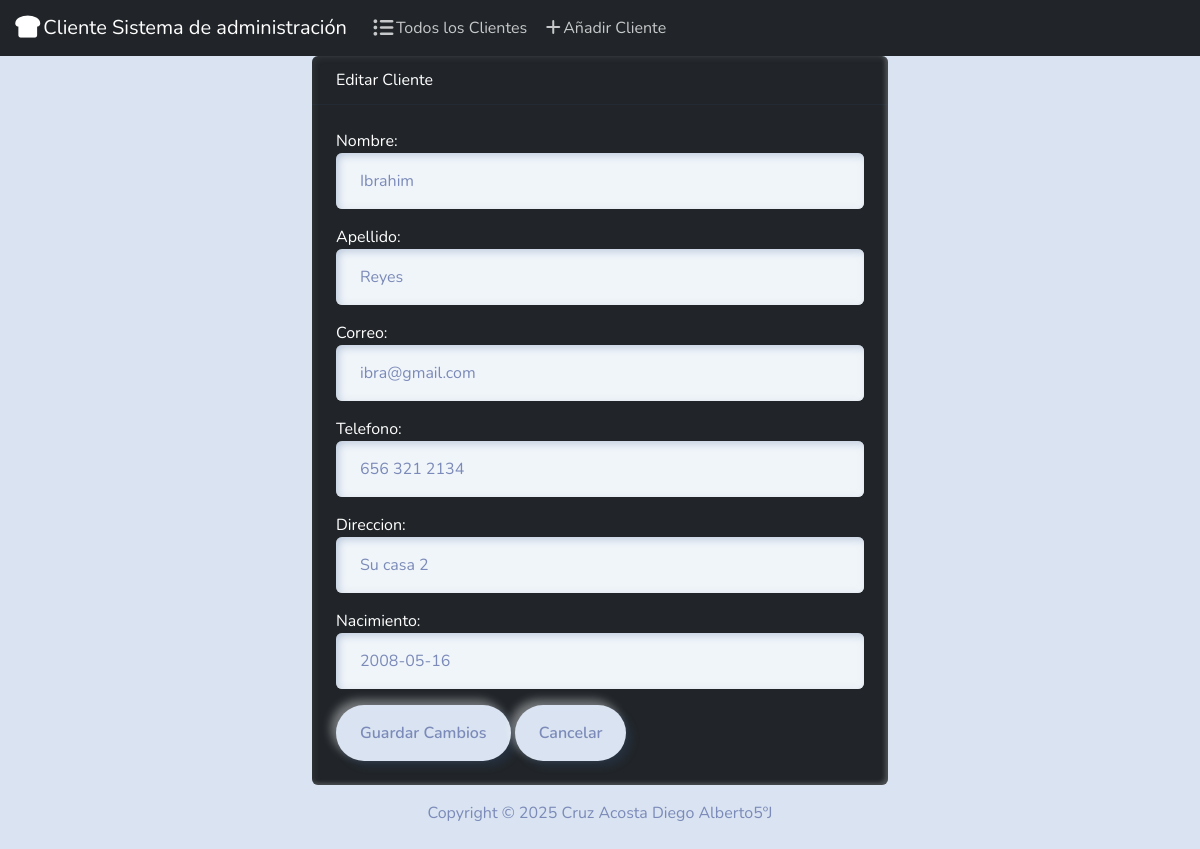
Page /edit/6/ on the committed database.
### cliente/models.py (models this page shows, shortened)
class Cliente(models.Model):
    nombre = models.CharField(max_length=100)
    apellido = models.CharField(max_length=100)
    correo = models.EmailField()
    telefono = models.CharField(max_length=20)
    direccion = models.TextField()
    fecha_nacimiento = models.DateField()

### cliente/views.py (the view)
# urls.py: path('edit/<int:id>/', views.edit, name='edit'),
def edit(request, id):
    cliente = Cliente.objects.get(pk=id)
    if request.method == 'POST':
        form = ClienteForm(request.POST, instance=cliente)
        if form.is_valid():
            form.save()
            return redirect('ver_clientes', id=cliente.id)
    else:
        form = ClienteForm(instance=cliente)
    return render(request, 'cliente/edit.html', {
        'form': form,
        'success': False
    })

### cliente/forms.py
class ClienteForm(forms.ModelForm):
    class Meta:
        model = Cliente
        fields = ['nombre', 'apellido', 'correo', 'telefono', 'direccion', 'fecha_nacimiento']
        labels = {
            'nombre':'Nombre',
            'apellido':'Apellido',
            'correo':'Correo',
            'telefono':'Telefono',
            'direccion':'Direccion',
            'fecha_nacimiento':'Nacimiento',
        }
        widgets = {
            'nombre': forms.TextInput(attrs={'class': 'form-control'}),
            'apellido': forms.TextInput(attrs={'class': 'form-control'}),
            'correo': forms.TextInput(attrs={'class': 'form-control'}),
            'telefono': forms.TextInput(attrs={'class': 'form-control'}),
            'direccion': forms.TextInput(attrs={'class': 'form-control'}),
            'fecha_nacimiento': forms.DateInput(attrs={'class': 'form-control'}),
        }

### cliente/templates/cliente/edit.html (shortened to what this page needs)
{% extends "cliente/base.html" %}
{% block body %}
<div class="row justify-content-center">
    <div class="col-6">
        <div class="card text-white bg-dark mb-3">
            <div class="card-header">Editar Cliente</div>
            <div class="card-body">
                <form method="POST">
                    {{ form.as_p }}
                    <button type="submit" class="btn btn-primary">Guardar Cambios</button>
                    <a href="{% url 'index' %}" class="btn btn-secondary">Cancelar</a>
                </form>
            </div>
        </div>
    </div>
</div>
{% endblock %}

### rows in the picture
Cliente: nombre "Ibrahim", apellido "Reyes", correo "ibra@gmail.com", telefono "656 321 2134", direccion "Su casa 2", fecha_nacimiento "2008-05-16"
